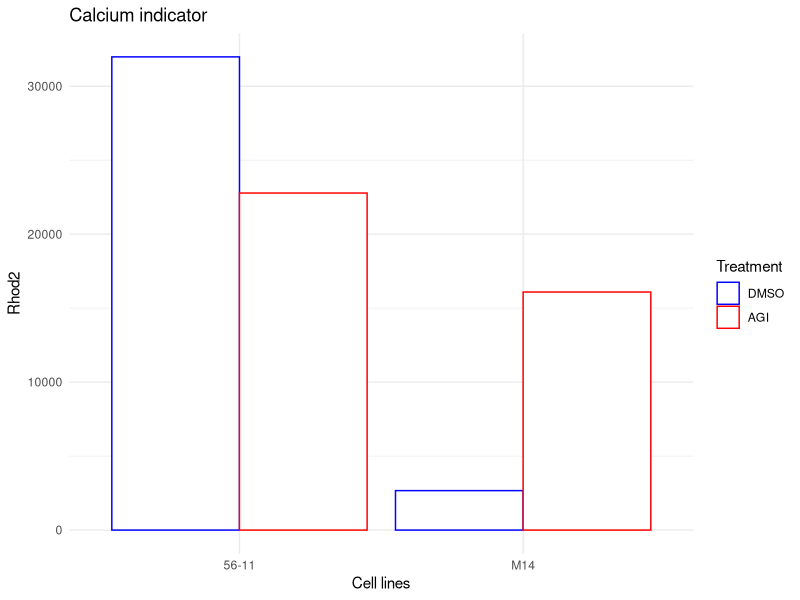
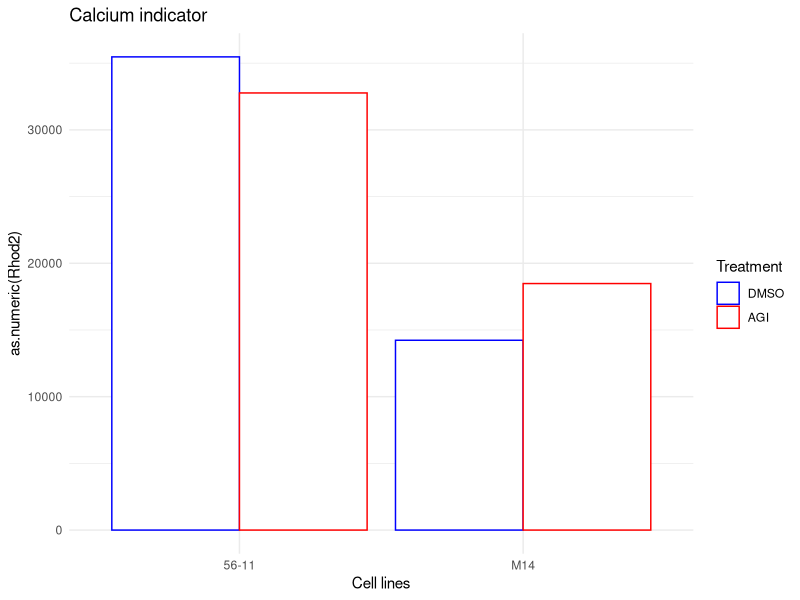
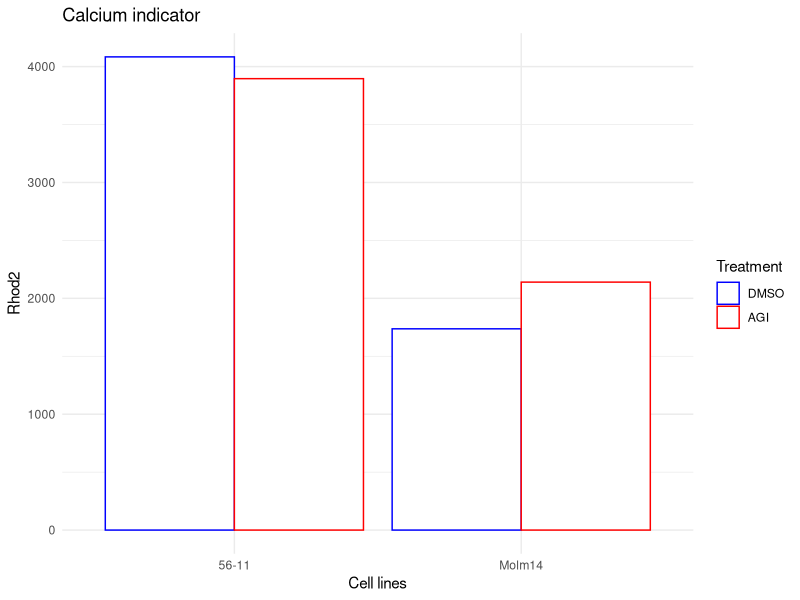
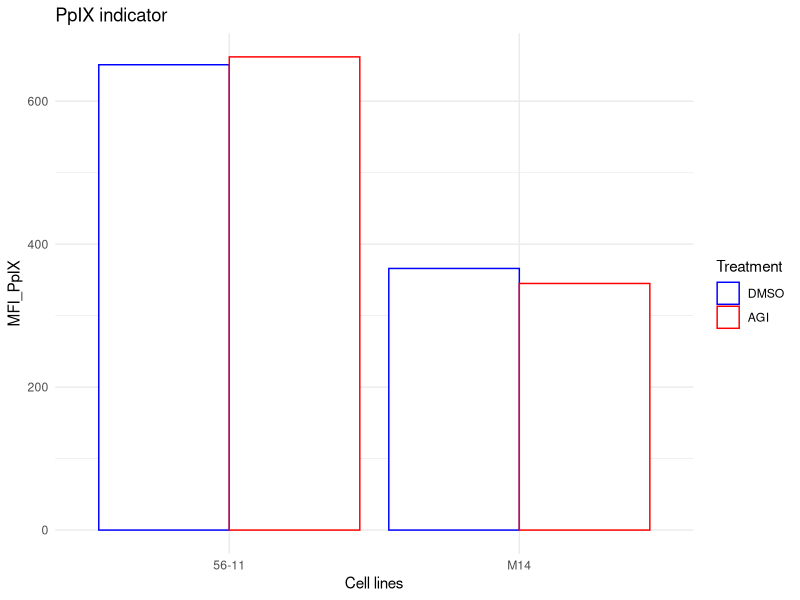
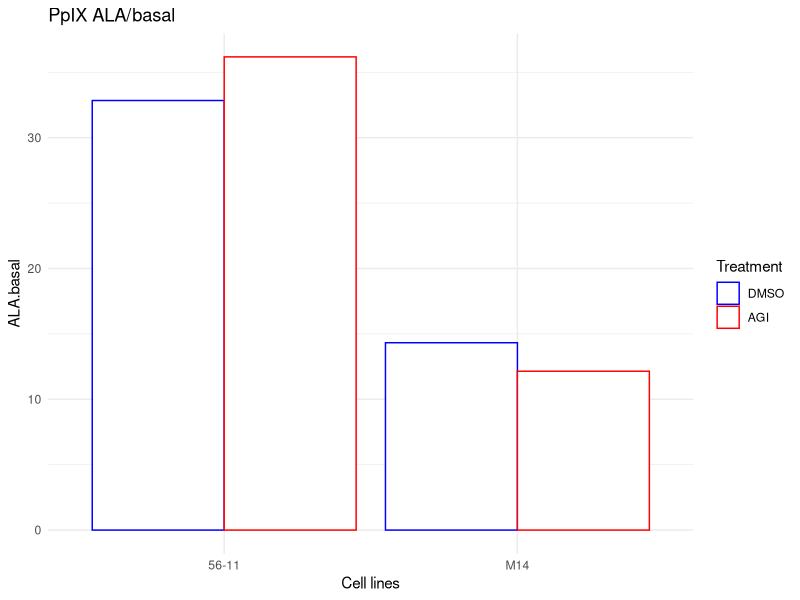
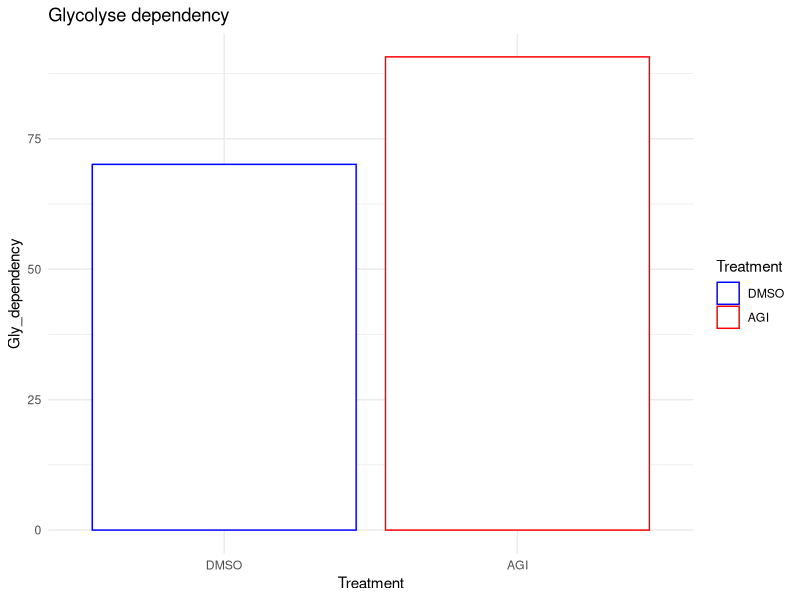
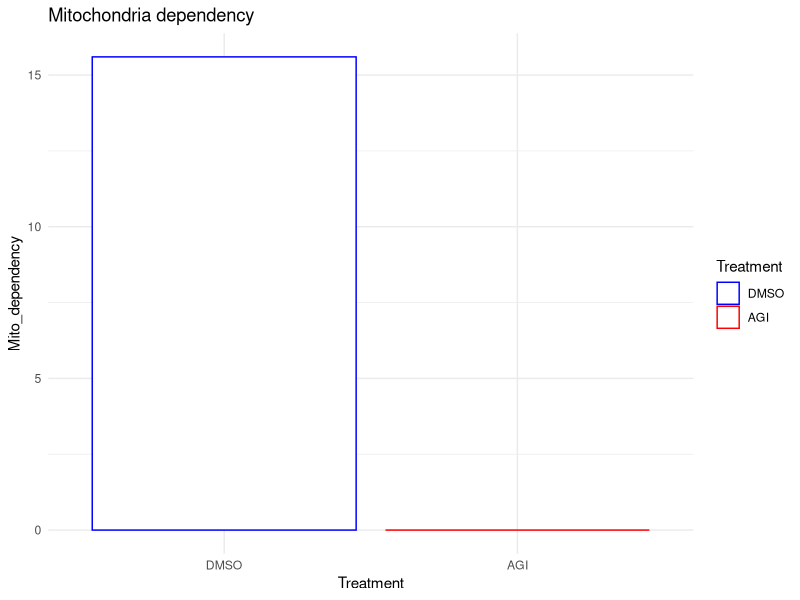
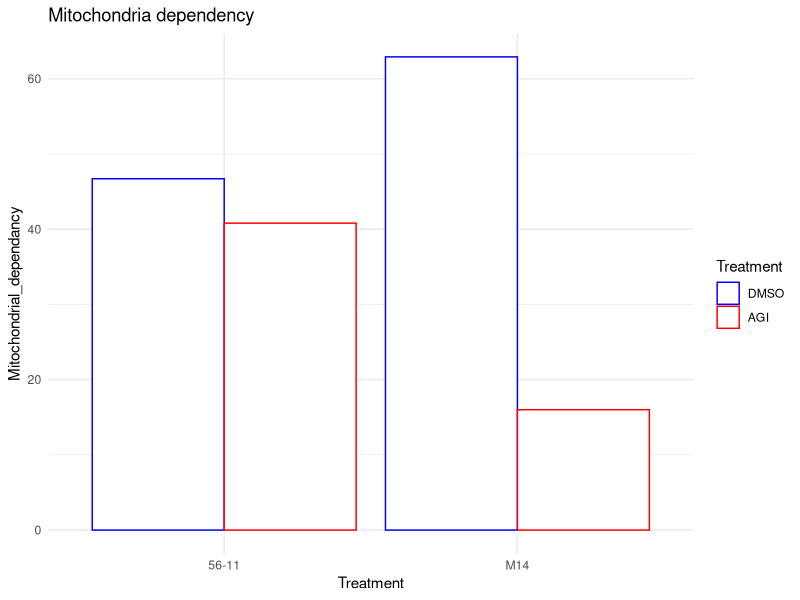

The R source for these figures, in order:
## ---- chunk 1
library(ggplot2)
library(dplyr)

Diff_facs_analysis <- read.csv("Data/Replicat 1/Diff_AGI.csv")
Rhod2_facs_analysis <- read.csv("Data/Replicat 1/Rhod2_AGI.csv")
PpIX_facs_analysis <- read.csv("Data/Replicat 1/PpIX_AGI_ALA_Basal.csv")
Scenith_analysis <- read.csv("Data/Replicat 1/Scenith.csv")

# -----------------------

Replicat2 <- read.csv("Data/Replicat 2/2021 12 14 - Rhod2 - M14R132, 56-11 AGI J+7.csv", nrows = 10, check.names = F, row.names = 1)[,-6]

Rhod2_df <- data.frame("Rhod2" = Replicat2$`Median Rhod2`[c(1:4)],
                       "Cell.line" = c(rep("56-11",2), rep("M14",2)),
                       "Treatment" = rep(c("AGI", "DMSO"), 2)) %>% 
  t() %>%
  data.frame() %>%
  rev() %>% 
  t() %>%
  data.frame() 

CD38_df <- data.frame("CD38" = Replicat2[c(1:4),"Median CD38"],
                      "Cell.line" = c(rep("56-11", 2), rep("M14", 2)),
                      "Treatment" = rep(c("AGI", "DMSO"), 2))

CD15_df <- data.frame("CD15" = Replicat2[c(1:4),"Median CD15"],
                      "Cell.line" = c(rep("56-11", 2), rep("M14", 2)),
                      "Treatment" = rep(c("AGI", "DMSO"), 2)
                      )

Scenith_replicat_2 <- data.frame("Cell.line" = c(rep("M14", 2), rep("56-11",2)),
                             "Mitochondrial_dependancy" = c(62.9, 16.0, 46.7, 40.8),
                             "Mitochondrial_signal" = c(199824.95, 251765.25, 557897, 450958.25),
                             "Treatment" = rep(c("DMSO", "AGI"), 2)
)
## ---- chunk 2
ggplot(data=Rhod2_facs_analysis, aes(x = Cell.line, y = Rhod2, color = factor(Treatment, levels = c("DMSO", "AGI")))) +
  scale_color_manual(values=c("#0000FF", "#FF0000"), limits=c("DMSO", "AGI")) +
  geom_bar(stat = "identity", fill = "white", position = position_dodge()) + 
  labs(color = "Treatment", title = "Calcium indicator", x = "Cell lines")+
  theme_minimal()
## ---- chunk 3
ggplot(data=Rhod2_df, aes(x = Cell.line, y = as.numeric(Rhod2), color = factor(Treatment, levels = c("DMSO", "AGI")))) +
  scale_color_manual(values=c("#0000FF", "#FF0000"), limits=c("DMSO", "AGI")) +
  geom_bar(stat = "identity", fill = "white", position = position_dodge()) + 
  labs(color = "Treatment", title = "Calcium indicator", x = "Cell lines")+
  theme_minimal()
## ---- chunk 4
Rhod2_rep3 <- data.frame("Rhod2" = c(4084,3896, 1737, 2140),
                        "Cell.line" = c("56-11", "56-11", "Molm14", "Molm14"),
                        "Treatment" = c("DMSO", "AGI", "DMSO", "AGI"))

ggplot(data=Rhod2_rep3, aes(x=Cell.line, y=Rhod2, color=factor(Treatment, levels = c("DMSO", "AGI"))))+
  scale_color_manual(values=c("#0000FF", "#FF0000"), limits=c("DMSO", "AGI")) +
  geom_bar(stat = "identity", fill = "white", position = position_dodge()) + 
  labs(color = "Treatment", title = "Calcium indicator", x = "Cell lines")+
  theme_minimal()
## ---- chunk 5
ggplot(data=PpIX_facs_analysis, aes(x = Cell.line, y = MFI_PpIX, color = factor(Treatment, levels = c("DMSO", "AGI")))) + 
  scale_color_manual(values=c("#0000FF", "#FF0000"), limits=c("DMSO", "AGI")) +
  geom_bar(stat = "identity", fill = "white", position = position_dodge()) + 
  labs(color = "Treatment", title = "PpIX indicator", x = "Cell lines")+
  theme_minimal()
## ---- chunk 6
ggplot(data=PpIX_facs_analysis, aes(x = Cell.line, y = ALA.basal, color = factor(Treatment, levels = c("DMSO", "AGI")))) + 
  scale_color_manual(values=c("#0000FF", "#FF0000"), limits=c("DMSO", "AGI")) +
  geom_bar(stat = "identity", fill = "white", position = position_dodge()) + 
  labs(color = "Treatment", title = "PpIX ALA/basal", x = "Cell lines")+
  theme_minimal()
## ---- chunk 7
ggplot(data=Scenith_analysis, aes(x=factor(Treatment, levels = c("DMSO", "AGI")), y=Gly_dependency, color=factor(Treatment, levels = c("DMSO", "AGI"))))+
  scale_color_manual(values=c("#0000FF", "#FF0000"), limits=c("DMSO", "AGI")) +
  geom_bar(stat = "identity", fill = "white", position = position_dodge()) + 
  labs(color = "Treatment", title = "Glycolyse dependency", x = "Treatment")+
  theme_minimal()
## ---- chunk 8
ggplot(data=Scenith_analysis, aes(x=factor(Treatment, levels = c("DMSO", "AGI")), y=Mito_dependency, color=factor(Treatment, levels = c("DMSO", "AGI"))))+
  scale_color_manual(values=c("#0000FF", "#FF0000"), limits=c("DMSO", "AGI")) +
  geom_bar(stat = "identity", fill = "white", position = position_dodge()) + 
  labs(color = "Treatment", title = "Mitochondria dependency", x = "Treatment")+
  theme_minimal()
## ---- chunk 9
ggplot(data=Scenith_replicat_2, aes(x=Cell.line, y=Mitochondrial_dependancy, color=factor(Treatment, levels = c("DMSO", "AGI"))))+
  scale_color_manual(values=c("#0000FF", "#FF0000"), limits=c("DMSO", "AGI")) +
  geom_bar(stat = "identity", fill = "white", position = position_dodge()) + 
  labs(color = "Treatment", title = "Mitochondria dependency", x = "Treatment")+
  theme_minimal()
## ---- chunk 10
ggplot(data=Diff_facs_analysis[c(1:4),], aes(x=Cell.line, y=CD11b_PE_A, color=factor(Treatment, levels = c("DMSO", "AGI"))))+
  scale_color_manual(values=c("#0000FF", "#FF0000"), limits=c("DMSO", "AGI")) +
  geom_bar(stat = "identity", fill = "white", position = position_dodge()) + 
  labs(color = "Treatment", title = "CD11b", x = "Cell lines")+
  theme_minimal()
## ---- chunk 11
ggplot(data=Diff_facs_analysis[c(1:4),], aes(x=Cell.line, y=CD14.APC__A700_A, color=factor(Treatment, levels = c("DMSO", "AGI"))))+
  scale_color_manual(values=c("#0000FF", "#FF0000"), limits=c("DMSO", "AGI")) +
  geom_bar(stat = "identity", fill = "white", position = position_dodge()) + 
  labs(color = "Treatment", title = "CD14", x = "Cell lines")+
  theme_minimal()
## ---- chunk 12
ggplot(data=Diff_facs_analysis[c(1:4),], aes(x=Cell.line, y=CD15_APC_A, color=factor(Treatment, levels = c("DMSO", "AGI"))))+
  scale_color_manual(values=c("#0000FF", "#FF0000"), limits=c("DMSO", "AGI")) +
  geom_bar(stat = "identity", fill = "white", position = position_dodge()) + 
  labs(color = "Treatment", title = "CD15", x = "Cell lines")+
  theme_minimal()
## ---- chunk 13
ggplot(data=CD15_df, aes(x=Cell.line, y=as.numeric(CD15), color=factor(Treatment, levels = c("DMSO", "AGI"))))+
  scale_color_manual(values=c("#0000FF", "#FF0000"), limits=c("DMSO", "AGI")) +
  geom_bar(stat = "identity", fill = "white", position = position_dodge()) + 
  labs(color = "Treatment", title = "CD15", x = "Cell lines")+
  theme_minimal()
## ---- chunk 14
CD15_rep3 <- data.frame("CD15" = c(4986,3977,1504,1558),
                        "Cell.line" = c("56-11", "56-11", "Molm14", "Molm14"),
                        "Treatment" = c("DMSO", "AGI", "DMSO", "AGI"))

ggplot(data=CD15_rep3, aes(x=Cell.line, y=as.numeric(CD15), color=factor(Treatment, levels = c("DMSO", "AGI"))))+
  scale_color_manual(values=c("#0000FF", "#FF0000"), limits=c("DMSO", "AGI")) +
  geom_bar(stat = "identity", fill = "white", position = position_dodge()) + 
  labs(color = "Treatment", title = "CD15", x = "Cell lines")+
  theme_minimal()
## ---- chunk 15
CD38_df <- data.frame("CD38" = Replicat2[c(1:4),"Median CD38"],
                      "Cell.line" = c(rep("56-11", 2), rep("M14", 2)),
                      "Treatment" = rep(c("AGI", "DMSO"), 2)
                      )

ggplot(data=CD38_df[c(1:4),], aes(x=Cell.line, y=as.numeric(CD38), color=factor(Treatment, levels = c("DMSO", "AGI"))))+
  scale_color_manual(values=c("#0000FF", "#FF0000"), limits=c("DMSO", "AGI")) +
  geom_bar(stat = "identity", fill = "white", position = position_dodge()) + 
  labs(color = "Treatment", title = "CD38", x = "Cell lines")+
  theme_minimal()
## ---- chunk 16
CD38_rep2 <- data.frame("CD38" = c(887, 853, 6233,7747),
                        "Cell.line" = c("56-11", "56-11", "Molm14", "Molm14"),
                        "Treatment" = c("DMSO", "AGI", "DMSO", "AGI"))

ggplot(data=CD38_rep2, aes(x=Cell.line, y=as.numeric(CD38), color=factor(Treatment, levels = c("DMSO", "AGI"))))+
  scale_color_manual(values=c("#0000FF", "#FF0000"), limits=c("DMSO", "AGI")) +
  geom_bar(stat = "identity", fill = "white", position = position_dodge()) + 
  labs(color = "Treatment", title = "CD38", x = "Cell lines")+
  theme_minimal()
